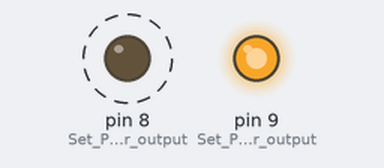
Bench run of a sketch on a simulated Arduino Uno, built with avr-gcc and run on an emulated ATmega328P. Shown: output pins drawn as LEDs (lit = HIGH). Dashed ring = blinking.

Above: at 0.05 s.
At 0.6 s:
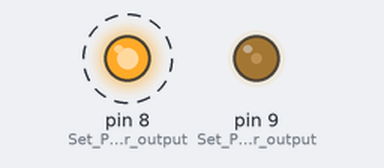
At 0.8 s:
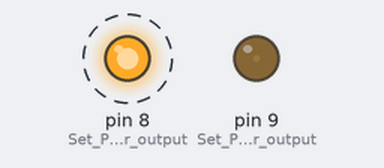
At 1.1 s:
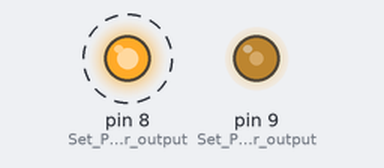
Timing chart, 0 to 3.5 s (numbered marks = the images above):
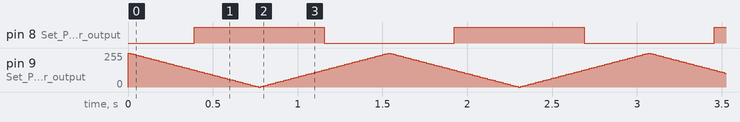

Measured:
- by itself, pin 8 (Set_PWM_Pin_8_for_output): alternates HIGH for 0.77 s and LOW for 0.77 s

The sketch:

Project4a_PWMAuto.ino
```cpp
/*
Name: LED Fade Using PWM and Analog
Project: 4a
Author: Amar Bhatt
Description: Fade two LED's opposite-wise
              using Analog values
*/

//Define constants
int brightness = 0;
int fade = 5;
void setup(){
  pinMode(8, OUTPUT); // Set PWM Pin 8 for output, LED1
  pinMode(9, OUTPUT); // Set PWM Pin 9 for output, LED2
}//end setup

void loop(){
  analogWrite(8, brightness); // Set LED1 to brighten
  analogWrite(9, 255 - brightness); // Set LED2 to brighten inversely from LED1

  brightness = brightness + fade; // Adjust brightness for next loop by a step of fade

  if ((brightness==0) || (brightness==255)){ // Fade toggle at extremes (0-255)
      fade = -fade; // reverse the current brightness
  }//end if
  delay(15); //Delay to see fade
}//end loop
```
